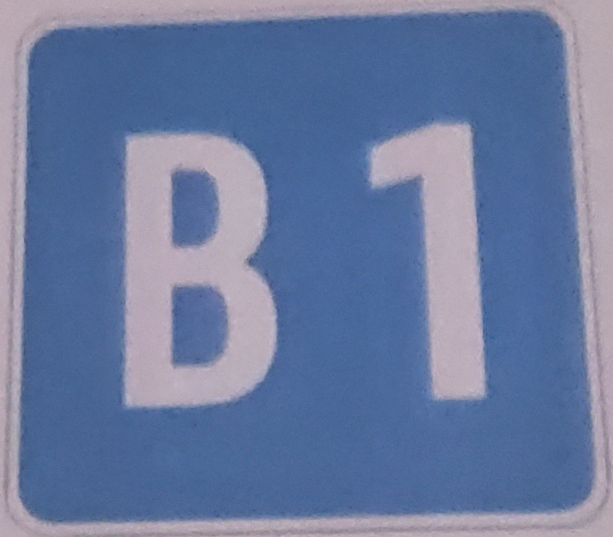
#> input picture illuminance change/2.png, 613 x 537 px, shrunk from 791 x 693 before the run, given in place of 2.jpg, which was not available
$ python 6-4.py
#> lines starting #> are read from the running program, lines starting #| are printed output that depends on the picture; pictures that were not available may be replaced by others from this repository, and a replacement may not be noted
# selfie.py 코드 실행한 다음 오기

import cv2

def on_trackbar():
    pass

img_background = cv2.imread("./selfie/2.jpg", cv2.IMREAD_GRAYSCALE)
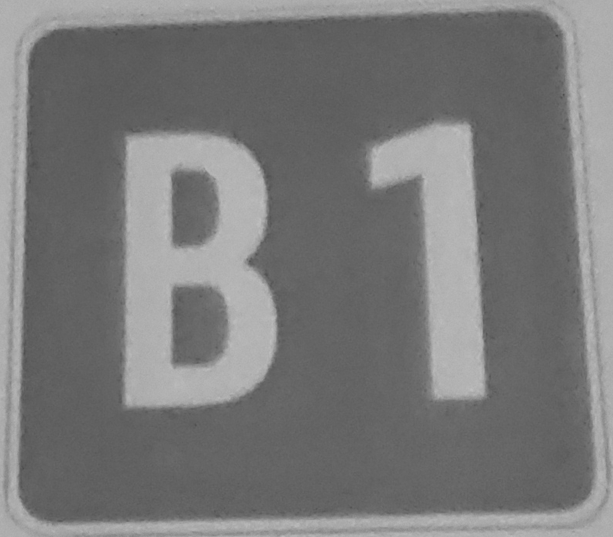
#> img_background: shape (537, 613); min 72, max 192, mean 121.1
img_object = cv2.imread("./selfie/1.jpg", cv2.IMREAD_GRAYSCALE)
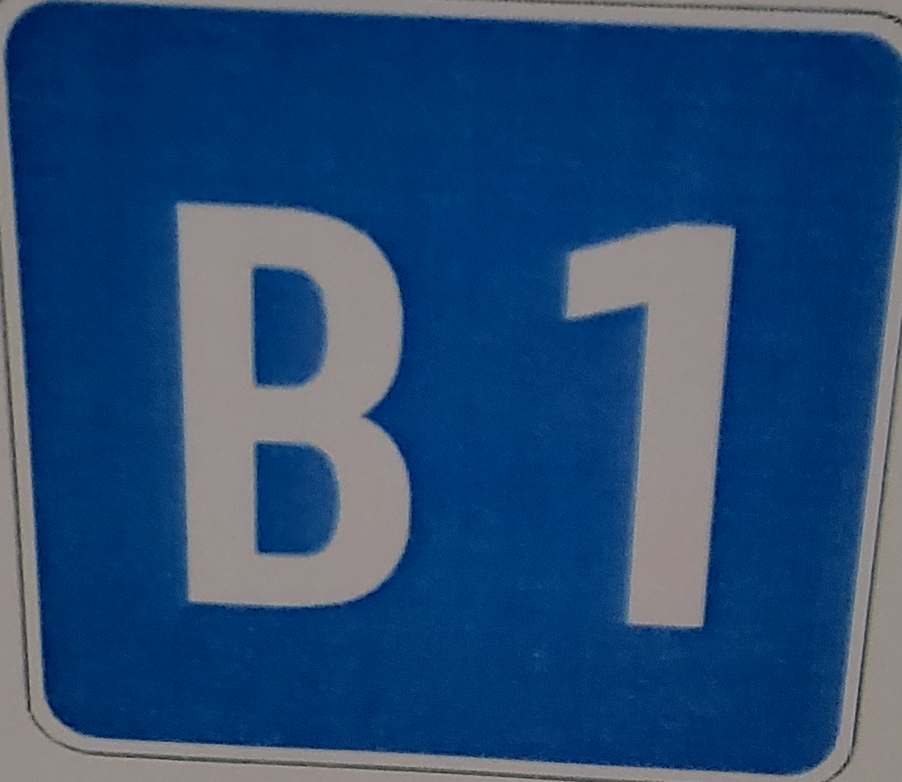
#> input picture illuminance change/1.png, 902 x 782 px, shrunk from 1164 x 1010 before the run, given in place of 1.jpg, which was not available
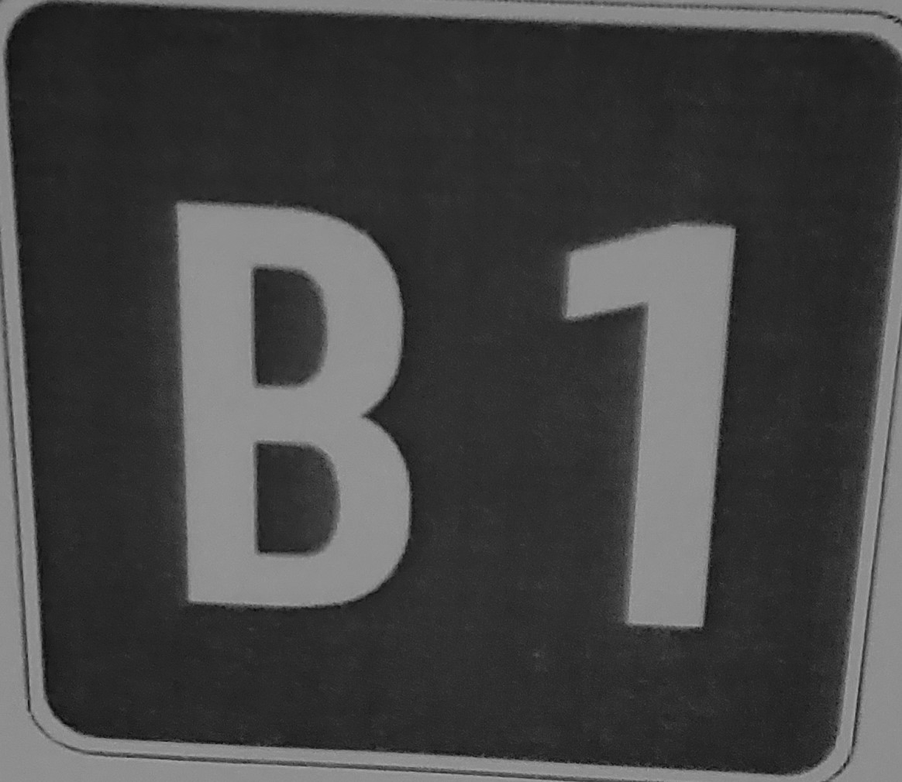
#> img_object: shape (782, 902); min 7, max 172, mean 68.5

# 차영상 만들기
#> (the run stopped early here; a loop or call above may not have finished)
